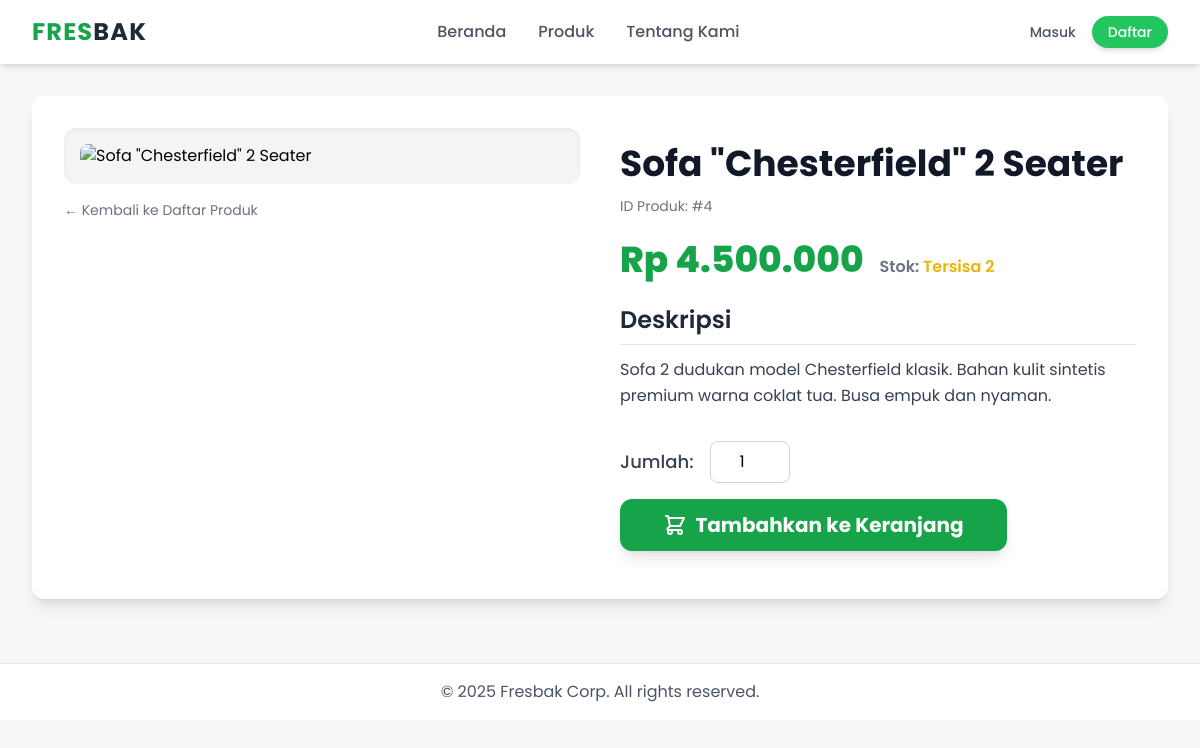
/product.php?id=4, run on an earlier commit of the app's database.
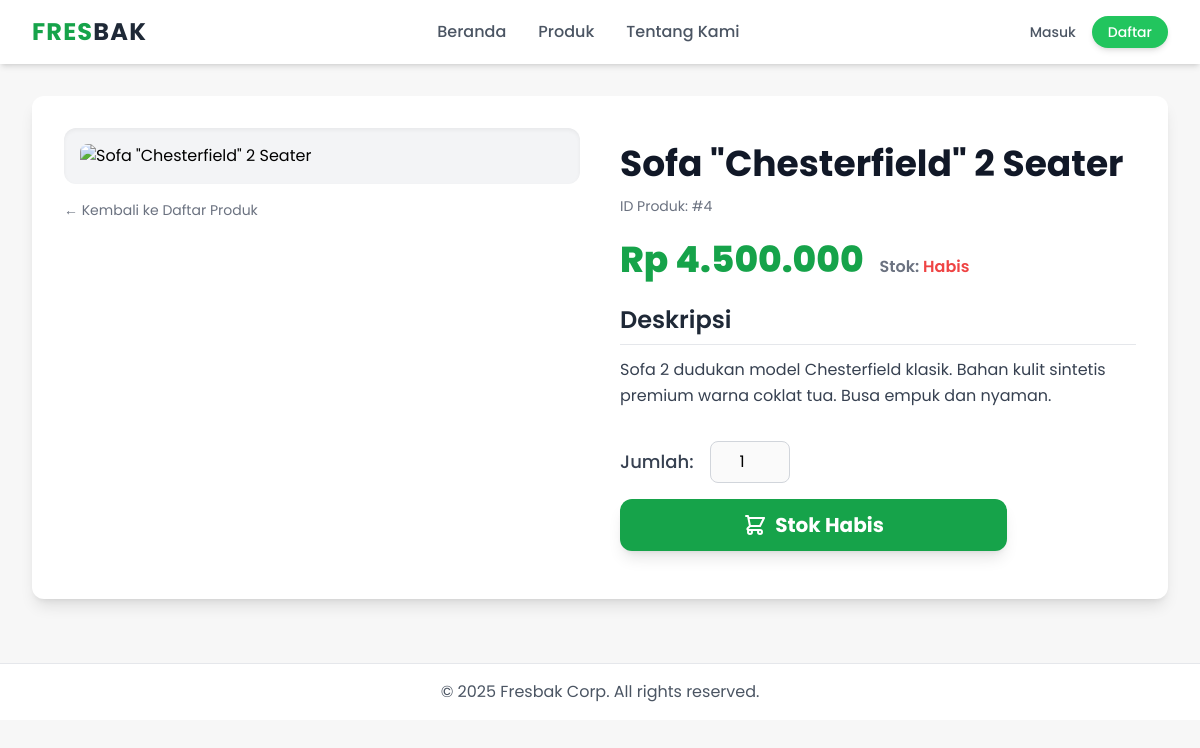
And on a later commit of the database.
### tables this page shows
CREATE TABLE `products` (
  `id` int NOT NULL,
  `name` varchar(255) NOT NULL,
  `description` text,
  `price` decimal(10,2) NOT NULL,
  `stock` int NOT NULL DEFAULT '0',
  `image` varchar(255) DEFAULT NULL,
  `created_at` timestamp NULL DEFAULT CURRENT_TIMESTAMP
);

### product.php (the view, shortened to what this page needs)
<?php
include 'config.php';
$product = null;
if (isset($_GET['id'])) {
    $product_id = $_GET['id'];
    try {
        $stmt = $db->prepare("SELECT * FROM products WHERE id = ?");
        $stmt->execute([$product_id]);
        $product = $stmt->fetch(PDO::FETCH_ASSOC);
    } catch (PDOException $e) {
    }
}
$image_path = "uploads/products/" . htmlspecialchars($product['image']);
$image_src = file_exists($image_path) && !is_dir($image_path) ? $image_path : 'assets/placeholder.jpg';
include 'header.php';
?>
<div class="max-w-6xl mx-auto bg-white p-8 rounded-xl shadow-lg">
    <div class="grid grid-cols-1 lg:grid-cols-2 gap-10">
        <div class="lg:sticky lg:top-24">
            <div class="bg-gray-100 p-4 rounded-xl shadow-inner">
                <img src="<?= $image_src ?>" alt="<?= htmlspecialchars($product['name']) ?>" class="w-full h-auto object-contain rounded-lg">
            </div>
            <a href="products.php" class="inline-block mt-4 text-sm text-gray-500 hover:text-green-600 transition duration-150">&larr; Kembali ke Daftar Produk</a>
        </div>
        <div class="py-4">
            <h1 class="text-4xl font-bold text-gray-900 mb-3"><?= htmlspecialchars($product['name']) ?></h1>
            <p class="text-gray-500 text-sm mb-6">ID Produk: #<?= $product['id'] ?></p>
            <div class="flex items-baseline mb-6 space-x-4">
                <span class="text-4xl font-extrabold text-green-600">Rp <?= number_format($product['price'], 0, ',', '.') ?></span>
                <span class="text-base text-gray-500 font-semibold">
                    Stok:
                    <?php if ($product['stock'] > 10): ?>
                        <span class="text-green-500">Tersedia Banyak</span>
                    <?php elseif ($product['stock'] > 0): ?>
                        <span class="text-yellow-500">Tersisa <?= $product['stock'] ?></span>
                    <?php else: ?>
                        <span class="text-red-500">Habis</span>
                    <?php endif; ?>
                </span>
            </div>
            <h2 class="text-2xl font-semibold text-gray-800 mb-3 border-b pb-2">Deskripsi</h2>
            <div class="text-gray-700 leading-relaxed mb-8">
                <p><?= nl2br(htmlspecialchars($product['description'])) ?></p>
            </div>
            <form action="cart.php" method="POST" class="space-y-4">
                <div class="flex items-center space-x-4">
                    <label for="quantity" class="text-lg font-medium text-gray-700">Jumlah:</label>
                    <input type="number" name="quantity" id="quantity" value="1" min="1" max="<?= $product['stock'] ?>" class="w-20 px-3 py-2 border border-gray-300 rounded-lg text-center focus:ring-green-500 focus:border-green-500" <?= $product['stock'] == 0 ? 'disabled' : '' ?>>
                </div>
                <button type="submit" name="add_to_cart"
                    class="w-full lg:w-3/4 flex items-center justify-center bg-green-600 hover:bg-green-700 text-white text-xl font-bold py-3 rounded-xl shadow-lg transition duration-300 transform hover:scale-[1.01]"
                    <?= $product['stock'] == 0 ? 'disabled' : '' ?>>
                    <?= $product['stock'] == 0 ? 'Stok Habis' : 'Tambahkan ke Keranjang' ?>
                </button>
            </form>
        </div>
    </div>
</div>
<?php include 'footer.php'; ?>

What changed in the data, as far as the page shows it:
changed products "Sofa \"Chesterfield\" 2 Seater": stock "2" → (not shown)
Also different on the page:
text no longer shown: "Tersisa Tambahkan ke Keranjang"
text now shown: "Habis Stok Habis"
